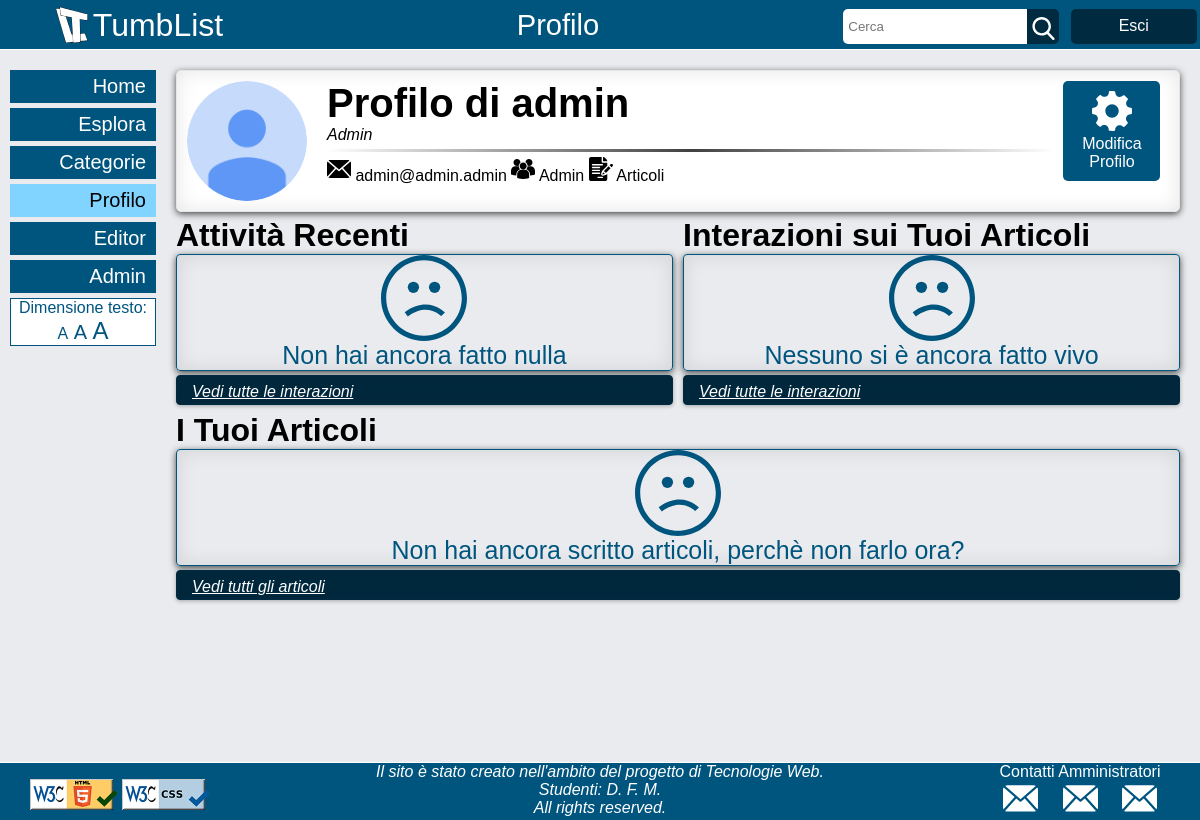
Page /profilo.php (signed in) on the committed database.
### tables this page shows
CREATE TABLE `utente` (
  `Mail` varchar(100) NOT NULL,
  `Username` varchar(20) NOT NULL,
  `Biografia` varchar(140) DEFAULT NULL,
  `LinkImg` varchar(25) DEFAULT NULL,
  `Password` char(128) NOT NULL,
  `Conferma` char(6) DEFAULT NULL,
  `DataIscrizione` datetime DEFAULT CURRENT_TIMESTAMP,
  `Ruolo` char(1) DEFAULT 'U'
);

### include/connect.inc.php (called while the page is built, shortened)
<?php
    function userrole($char){
        switch ($char) {
            case 'A':
                return "Admin";
                break;
        }
    }
    class Database {
        private $_connection;
        private $_host = "localhost";
        private $_username = "root";
        private $_password = "";
        private $_database = "test";
        private function __construct() {
            @$this->_connection = new mysqli($this->_host, $this->_username,
                $this->_password, $this->_database);
        }
        public function getConnection() {
            return $this->_connection;
        }
        public function getUserInfo($usern){
            $mysqli = $this->getConnection();
            $sql_query = "SELECT * FROM utente WHERE Username=\"".$usern."\"";
            $result = $mysqli->query($sql_query);
            $user = $result->fetch_array(MYSQLI_ASSOC);
            return $user;
        }
    }
    if(isset($_SESSION[ "logName"])) {
        $role =$_SESSION["logRole"];
    }
?>

### profilo.php (the view, shortened to what this page needs)
<?php
    $pagename="Profilo" ;
    include_once( "include/connect.inc.php");
    $ricorsioni=false;
    if(isset($usern)) $user=Database::getInstance()->getUserInfo($usern);
    else{
        header("Location: reglogin.php");
        exit();
    }
    $numArt=Database::getInstance()->numUserArticle($usern);
?>
<!DOCTYPE html>
<html lang="it">
    <head>
        <link rel="stylesheet" type="text/css" href="css/style.css" />
        <link rel="stylesheet" type="text/css" href="css/mobile.css" media="screen and (max-width: 768px)" />
        <link rel="stylesheet" type="text/css" href="css/print.css" media="print">
    </head>
    <body>
<?php  include("include/header.php") ?>
        <div class="container">
<?php  include( "include/menu.php") ?>
            <div class="corpo">
<?php if(isset($usern)){?>
                <div class="profilo">
                    <div class="avatar"><img src="img/<?php if(isset($user['LinkImg']))echo "user_avatar/".$user['LinkImg'];else echo"avatar.png ";?>" alt="Avatar di <?php echo $user['Username'];?>" />
                    </div>
                    <div class="username">
                        <h1 tabindex="0">Profilo di <?php echo $user['Username'];?></h1>
                        <p tabindex="0"><?php echo $user[ 'Biografia'];?></p>
                        <hr/>
                        <ul>
                            <li tabindex="0"><img src="img/icon/emailb.svg" alt="Email" aria-hidden="true" /> <?php echo $user[ 'Mail'];?></li>
                            <li tabindex="0"><img src="img/icon/role.svg" alt="Permessi" aria-hidden="true" /> <?php echo userrole($role);?></li>
                            <li tabindex="0"><img src="img/icon/contract.svg" alt="Articoli Creati" aria-hidden="true" /> <?php echo $numArt ?> Articoli</li>
                        </ul>
                    </div>
                    <div class="options">
                        <a href="profile_settings.php" title="Modifica Profilo">
                            <img src="img/icon/settings.svg" alt="Icona Modifica Profilo" />
                            <p>Modifica Profilo</p>
                        </a>
                    </div>
                </div>
                <div class="boxes">
                    <div class="interabox">
                        <h1 tabindex="0">Attivit&agrave; Recenti</h1>
<?php   foreach(Database::getInstance()->getUserActivity($usern, 5) as $u_act){ $ricorsioni=true; ?>
                        <div class="interaction type">
                            <div class="ico <?php echo intericon($u_act['Tipo']);?>"></div><p tabindex="0">Hai <?php echo internotify($u_act[ 'Tipo']);?> l'articolo "<a href="viewer.php?id=<?php echo $u_act['IdL'];?>" title="Articolo <?php echo $u_act['Titolo'];?>"><?php echo truncate($u_act[ 'Titolo'],80);?></a>"</p>
                        </div>
                        <div class="interaction time">
                            <p tabindex="0"><?php echo date( "d-m-Y", strtotime($u_act[ 'Data']));?></p>
                        </div>
<?php } if(!$ricorsioni){ ?>
                        <div class="interaction noaction">
                            <img src="img/icon/sad-face.svg" alt="Faccina Triste"/>
                            <p tabindex="0">Non hai ancora fatto nulla</p>
                        </div>
<?php }else $ricorsioni=false; ?>
                        <a href="activity.php?act=F" title="Tutte le tue attività" class="allinteractions">Vedi tutte le interazioni</a>
                    </div>
                    <div class="interabox">
                        <h1 tabindex="0">Interazioni sui Tuoi Articoli</h1>
<?php foreach(Database::getInstance()->getUserArticleAct($usern, 5) as $u_aa){ $ricorsioni=true; ?>
                        <div class="interaction type">
                            <div class="ico <?php echo intericon($u_aa['Tipo']);?>"></div>
                            <p tabindex="0"><?php echo $u_aa[ 'NickIns'];?> ha <?php echo internotify($u_aa[ 'Tipo']);?> la tua lista "<a href="viewer.php?id=<?php echo $u_aa['IdL'];?>" title="Articolo <?php echo $u_act['Titolo'];?>"><?php echo truncate($u_aa[ 'Titolo'],80);?></a>"</p>
                        </div>
                        <div class="interaction time">
                            <p tabindex="0"><?php echo date( "d-m-Y", strtotime($u_aa[ 'Data']));?></p>
                        </div>
<?php } if(!$ricorsioni){ ?>
                        <div class="interaction noaction">
                            <img src="img/icon/sad-face.svg" alt="Faccina Triste"/>
                            <p tabindex="0">Nessuno si &egrave; ancora fatto vivo</p>
                        </div>
<?php }else $ricorsioni=false; ?>
                        <a href="activity.php?act=R" title="Tutte le tue attività" class="allinteractions" >Vedi tutte le interazioni</a>
                    </div>
                    <div class="interabox bigger">
                        <h1 tabindex="0">I Tuoi Articoli</h1><br/>
<?php foreach(Database::getInstance()->getUserArticle($usern, 5) as $u_a){
            $ricorsioni=true; ?>
                        <div class="interaction type">
                            <div class="ico edit"></div>
                            <p tabindex="0"> Articolo <?php if($u_a['Pubblico']) echo "Pubblicato"; else echo "Privato";?>: "<a href="viewer.php?id=<?php echo $u_a['Id'];?>" title="Articolo <?php echo $u_a['Titolo'];?>"><?php echo truncate($u_a[ 'Titolo'],120);?></a>"</p>
                        </div>
                        <div class="interaction time">
                                <p tabindex="0"><?php echo date( "d-m-Y", strtotime($u_a[ 'DataCreazione']));?></p>
                        </div>
<?php } if(!$ricorsioni){ ?>
                        <div class="interaction noaction">
                            <img src="img/icon/sad-face.svg" alt="Faccina Triste" />
                            <p tabindex="0">Non hai ancora scritto articoli, perchè non farlo ora?</p>
                        </div>
<?php } ?>
                        <a href="activity.php?act=C" title="Tutte le tue attività" class="allinteractions" >Vedi tutti gli articoli</a>
                    </div>
                </div>
<?php }
else echo "Non puoi"; ?>
            </div>
        </div>
<?php  include( "include/footer.php"); ?>
    </body>
</html>

### include/header.php
<?php  if(isset($pagename)){ ?>
        <header>
            <div class="limiter">
                <a href="index.php" class="logo">
                    <img src="img/Logo.svg" alt="Logo TumbList"/><p class="sitename"><span lang="en">TumbList</span></p>
                </a>
                <div class="map">
                    <h1><a href="#top"><?php echo $pagename ?></a></h1>
                </div>
                <div class="searchlogin">
                    <form class="searchform" action="<?php echo htmlspecialchars("search.php");?>" method="GET">
                        <div class="fieldset">
                            <input type="text" title="Inserisci Termini Ricerca" name="search" placeholder="Cerca"/>
                            <button type="submit" title="Conferma Ricerca"><img src="img/icon/search.svg" alt="Conferma Ricerca"/></button>
                        </div>
                    </form>
<?php  if(isset($_SESSION["logName"])){ ?>
                    <form method="POST" class="loginform">
                        <fieldset>
                            <input type="submit" title="Logout" name="logout" value="Esci" />
                        </fieldset>
                    </form>
<?php  }else{ ?>
                    <a href="reglogin.php" title="Effettua l'Accesso"  class="loginform" >Entra</a>
<?php  } ?>
                </div>
            </div>
        </header>
<?php  } ?>

### include/menu.php (shortened to what this page needs)
            <nav>
                <ul>
<?php if($pagename!="Home"){?>
                    <li>
                        <a title="Home" href="index.php" lang="en"><span lang="en">Home</span></a>
                    </li>
<?php } else {?>
                    <li class="currentPage">
                        <span lang="en" tabindex="0">Home</span>
                    </li>
<?php   }
if($pagename!="Esplora"){?>
                    <li>
                        <a title="Esplora" href="esplora.php">Esplora</a>
                    </li>
<?php } else {?>
                    <li class="currentPage"><span tabindex="0">Esplora</span></li>
<?php   }
                    if($pagename!="Categorie"){?>
                    <li>
                        <a title="Categorie" href="categorie.php">Categorie</a>
                    </li>
<?php } else {?>
                    <li class="currentPage"><span tabindex="0">Categorie</span></li>
<?php   }
        if(isset($usern)){
            if($pagename!="Profilo"){
?>
                    <li>
                        <a title="Profilo" href="profilo.php">Profilo</a>
                    </li>
<?php       } else {?>
                    <li class="currentPage"><span tabindex="0">Profilo</span></li>
<?php       }
            if($pagename!="Editor Articolo"){?>
                    <li><a title="Editor" href="editor.php" lang="en"><span lang="en">Editor</span></a></li>
<?php       } else {?>
                    <li class="currentPage"><span lang="en" tabindex="0">Editor</span></li>
<?php       }
        }
        if(isset($usern) && $role=="A"){
            if($pagename!="Admin"){?>
                    <li>
                        <a title="Admin" href="admin.php" lang="en"><span lang="en">Admin</span></a>
                    </li>
<?php       } else {?>
                    <li class="currentPage"><span lang="en" tabindex="0">Admin</span></li>
<?php       }
        }?>                </ul>
                <div class="changetextsize">
                	<p tabindex="0">Dimensione testo:</p>
                	<a href="#" title="testo dimensione normale" onclick="normal()" id="textsmall">A</a> <a href="#" title="testo dimensione media" onclick="medium()" id="textmedium">A</a> <a href="#" title="testo dimensione grande" onclick="bigger()" id="textbig">A</a>
                </div>
            </nav>

### include/footer.php (shortened to what this page needs)
<?php if(isset($pagename)){?>
		<footer>
			<div class="limiter">
				<div class="w3c">
					<img src="img/w3c_html5.png" alt="html5 w3c validated"/>
					<img src="img/w3c_css3.png" alt="css3 w3c validated"/>
				</div>
				<div class="copyright">
					<p tabindex="0">Il sito è stato creato nell'ambito del progetto di Tecnologie Web.<br/>
					Studenti: D. F. M.<br/>
					All rights reserved.</p>
				</div>
				<div class="contatti"><p tabindex="0">Contatti Amministratori</p>
					<a href="mailto:d@studenti.unipd.it" title="Contatto D"><img src="img/icon/email.svg" alt="Contatto D"/></a>
					<a href="mailto:f@studenti.unipd.it" title="Contatto F"><img src="img/icon/email.svg" alt="Contatto F"/></a>
					<a href="mailto:m@studenti.unipd.it" title="Contatto M"><img src="img/icon/email.svg" alt="Contatto M"/></a>
				</div>
			</div>
		</footer>
<?php } ?>

### css/mobile.css (style rules this page uses)
#openmenu + nav { display: none; position: relative; width: 100%; max-width: 100%; max-height: 100vh; text-align: center; }
nav ul { padding:0px; margin-top: 2px; }
nav li { padding: 5px 10px 5px 0; margin-bottom: 3px; margin-left: 0px; }
nav .changetextsize { display: none !important; }
.boxes > .interabox { width: 100%; }
.limiter { flex-flow: row wrap; width:100%; }
.searchlogin > .searchform > .fieldset >input { display: none; width:0; }
.searchlogin > .searchform > .fieldset > button { border-radius: 5px; height: 40px; width: 100%; }
.searchlogin > .loginform { width:75%; margin-right: 1px; height: 40px; }
.searchlogin { width:20%; padding-top: 4px; }
.map { width: 60%; }
.logo { width: 15%; }
.sitename { display: none; }
.container > .corpo, .container > .errore, .container > .conferme { width: 100%; padding: 10px 5px 6px 5px; margin-left: 0; }
.username > ul { display: block; }
.username > ul > li { display: list-item; }
.profilo { flex-flow: row wrap; }
.profilo > .avatar { min-width: 180px; width: 180px; height: 180px; margin: auto; }
.profilo > .username { padding-left: 10px; width: 100%; }
.profilo > .options { width: 100%; height: 60px; }
.profilo > .options > a { height: 60px; width: 100%; line-height: 40px; }
.profilo > .options > a > img { display: none; }
.interabox > .allinteractions { height: 60px; text-align: center; font-size: 1.5em; }
footer > .limiter > div { width: 100%; }
.contatti { border-top: 1px solid white; margin-top: 5px; padding-top: 5px; }

### rows in the picture
utente: Username "admin", Biografia "Admin", Mail "admin@admin.admin"

### other values in the picture
$pagename "Profilo"
userrole($role) "Admin"
